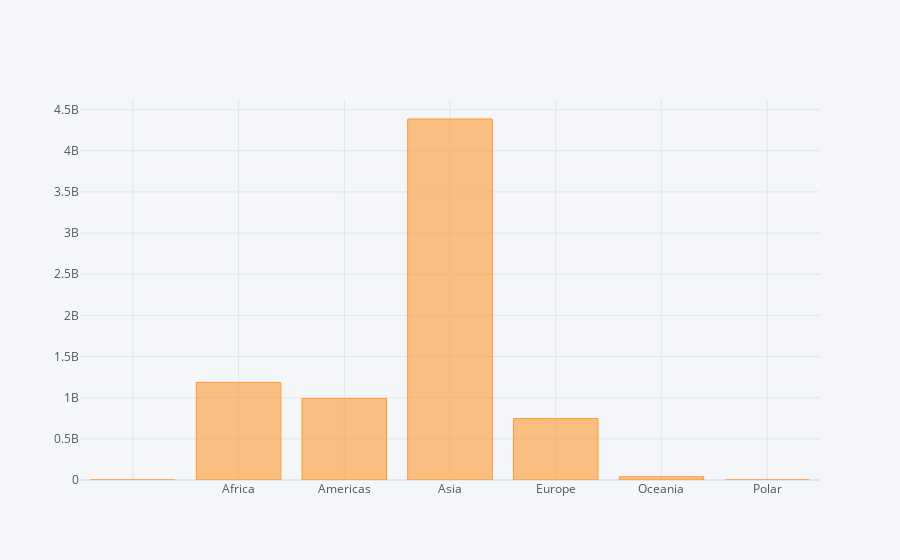

Notebook source saved alongside this figure:
### Code cell
df.groupby(by= "region").sum()["population"].iplot(kind="bar")

### Figure 1 — Plotly figure (JSON) as saved in the notebook; plotly's stock layout.template omitted (floating-point values rounded to 4 significant figures)
{"data": [{"marker": {"color": "rgba(255, 153, 51, 0.6)", "line": {"color": "rgba(255, 153, 51, 1.0)", "width": 1}}, "name": "population", "orientation": "v", "text": "", "type": "bar", "x": ["", "Africa", "Americas", "Asia", "Europe", "Oceania", "Polar"], "y": [0, 1185705747, 990317681, 4386254784, 746688182, 40169837, 1000]}], "layout": {"legend": {"bgcolor": "#F5F6F9", "font": {"color": "#4D5663"}}, "paper_bgcolor": "#F5F6F9", "plot_bgcolor": "#F5F6F9", "title": {"font": {"color": "#4D5663"}}, "xaxis": {"gridcolor": "#E1E5ED", "showgrid": true, "tickfont": {"color": "#4D5663"}, "title": {"font": {"color": "#4D5663"}, "text": ""}, "zerolinecolor": "#E1E5ED"}, "yaxis": {"gridcolor": "#E1E5ED", "showgrid": true, "tickfont": {"color": "#4D5663"}, "title": {"font": {"color": "#4D5663"}, "text": ""}, "zerolinecolor": "#E1E5ED"}}}
